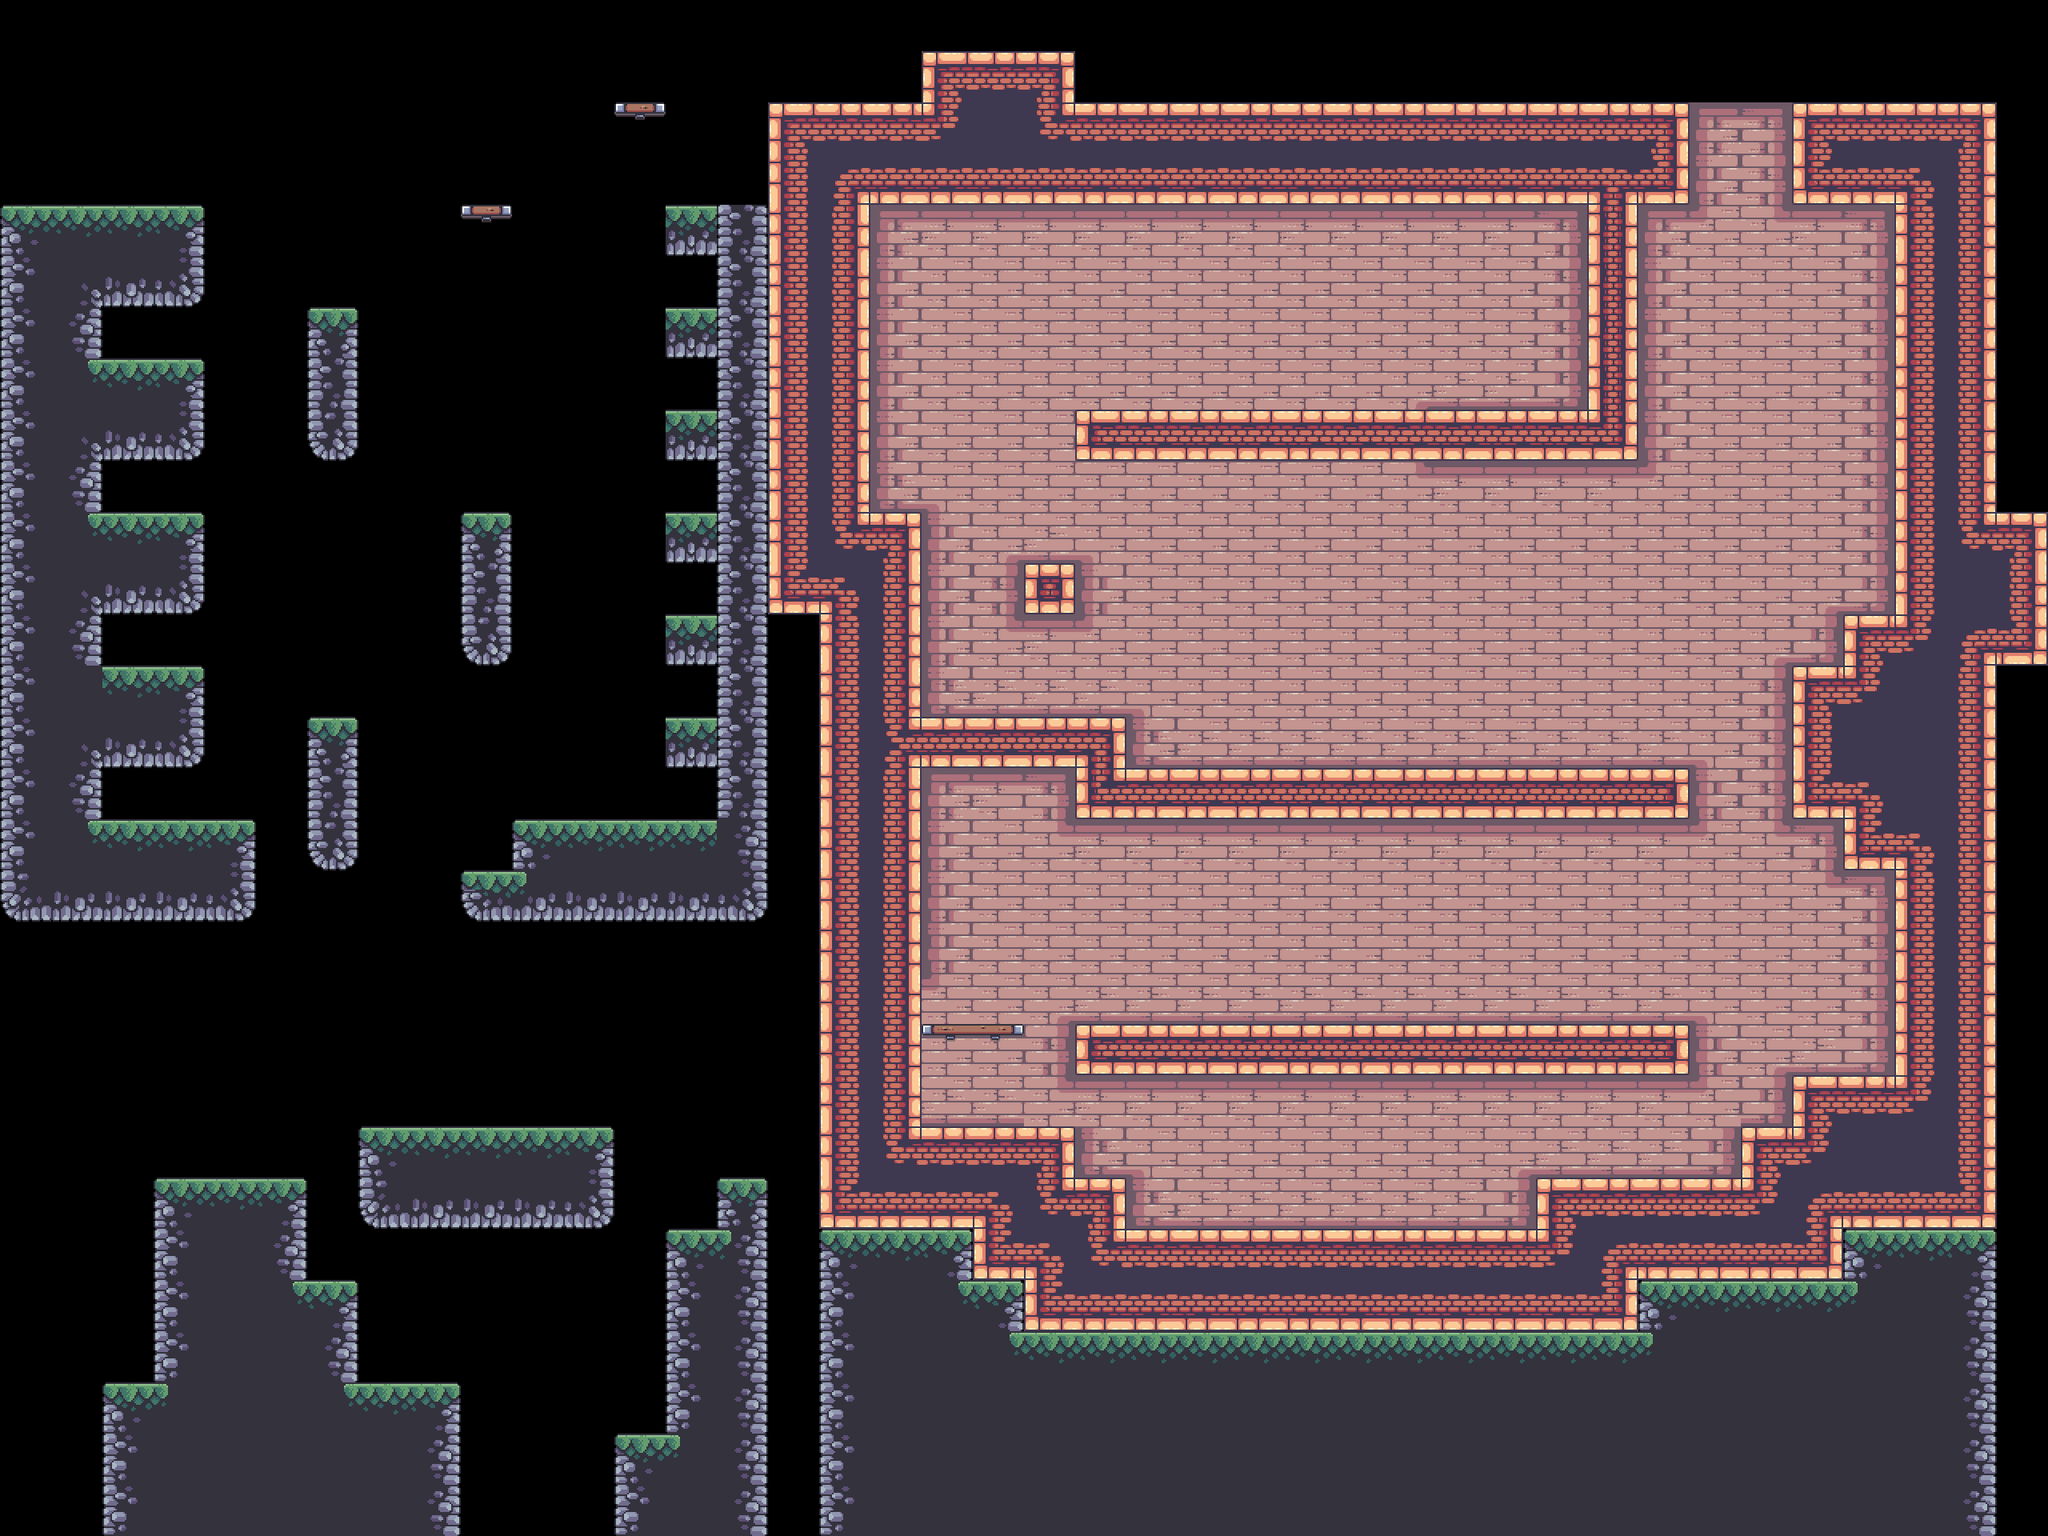

Rendered tile map (Tiled .tmx) drawn with the repository's tilesets; below, a short description and the map source with its tile grids summarised:
An orthogonal 40x30 tile map with 64x64 px tiles, 4 tile layers (BG, Terrain, Platforms, FG), 8 tilesets and 93 objects (30x floor_spike, 11x canon, 9x saw, 7x candle, 7x static, ...).

<map version="1.10" tiledversion="1.10.2" orientation="orthogonal" renderorder="right-down" width="40" height="30" tilewidth="64" tileheight="64" infinite="0" nextlayerid="14" nextobjectid="258">
 <tileset firstgid="1" source="../tilesets/items.tsx" />
 <tileset firstgid="6" source="../tilesets/extra.tsx" />
 <tileset firstgid="72" source="../tilesets/enemies.tsx" />
 <tileset firstgid="72" source="../tilesets/grass.tsx" />
 <tileset firstgid="77" source="../tilesets/outside.tsx" />
 <tileset firstgid="125" source="../tilesets/inside.tsx" />
 <tileset firstgid="221" source="../tilesets/objects.tsx" />
 <tileset firstgid="249" source="../tilesets/platforms.tsx" />
 <layer id="9" name="BG" width="40" height="30">
  <data>[1200 cells, 379 non-empty, 13 distinct tile ids]</data>
 </layer>
 <objectgroup id="12" name="BG details" class="window">
  <object id="190" name="candle" gid="236" x="1216" y="1088" width="64" height="64" />
  <object id="191" name="candle" gid="236" x="1600" y="1408" width="64" height="64" />
  <object id="192" name="candle" gid="236" x="1856" y="1408" width="64" height="64" />
  <object id="193" name="candle" gid="236" x="2176" y="1280" width="64" height="64" />
  <object id="200" name="big_chain" gid="238" x="1280" y="1084" width="64" height="116" />
  <object id="201" name="small_chain" gid="239" x="1408" y="1088" width="64" height="62" />
  <object id="202" name="big_chain" gid="238" x="1536" y="1148" width="64" height="116" />
  <object id="203" name="big_chain" gid="238" x="1728" y="1148" width="64" height="116" />
  <object id="204" name="small_chain" gid="239" x="1664" y="1088" width="64" height="62" />
  <object id="205" name="small_chain" gid="239" x="1920" y="1088" width="64" height="62" />
  <object id="206" name="static" gid="244" x="1984" y="1280" width="42" height="44" />
  <object id="207" name="static" gid="240" x="1664" y="1280" width="14" height="34" />
  <object id="208" name="static" gid="245" x="1920" y="1280" width="42" height="44" />
  <object id="209" name="static" gid="243" x="1473.5" y="1280" width="24" height="14" />
  <object id="210" name="static" gid="243" x="1692" y="1282" width="24" height="14" />
  <object id="211" name="candle" gid="236" x="1408" y="1152" width="64" height="64" />
  <object id="213" name="candle" gid="236" x="1664" y="1152" width="64" height="64" />
  <object id="215" name="candle" gid="236" x="1920" y="1152" width="64" height="64" />
  <object id="222" name="window" gid="237" x="1728" y="384" width="64" height="64" />
  <object id="223" name="window" gid="237" x="1216" y="448" width="64" height="64" />
  <object id="233" name="static" gid="247" x="1547.33" y="1523.67" width="52" height="178" />
  <object id="234" name="static" gid="247" x="1792" y="1523.33" width="52" height="178" />
  <object id="240" name="small_chain" gid="239" x="1525" y="1090.5" width="64" height="62" />
 </objectgroup>
 <layer id="1" name="Terrain" width="40" height="30">
  <data>[1200 cells, 486 non-empty, 42 distinct tile ids]</data>
 </layer>
 <layer id="5" name="Platforms" width="40" height="30">
  <data>[1200 cells, 18 non-empty, 6 distinct tile ids]</data>
 </layer>
 <layer id="10" name="FG" width="40" height="30">
  <data>[1200 cells, 0 non-empty, 0 distinct tile ids]</data>
 </layer>
 <objectgroup id="4" name="Objects">
  <object id="4" name="flag" gid="224" x="1177.33" y="1278.67" width="68" height="186" />
  <object id="11" name="palm_large" gid="225" x="192" y="1472" width="78" height="136" />
  <object id="15" name="player" gid="228" x="288.279" y="1457.85" width="74" height="56" />
  <object id="27" name="palm_bg" gid="222" x="187.333" y="1477.33" width="128" height="128" />
  <object id="43" name="palm_bg_left" gid="233" x="105.333" y="1530" width="104" height="106" />
  <object id="44" name="palm_bg_right" gid="234" x="749.333" y="1480" width="104" height="106" />
  <object id="65" name="saw" x="2240" y="1088" width="64" height="64">
   <properties>
    <property name="speed" type="int" value="0" />
   </properties>
  </object>
  <object id="69" name="floor_spike" gid="231" x="1344" y="128" width="64" height="64">
   <properties>
    <property name="inverted" type="bool" value="false" />
   </properties>
  </object>
  <object id="71" name="floor_spike" gid="1073742055" x="2240" y="1088" width="64" height="64">
   <properties>
    <property name="inverted" type="bool" value="true" />
   </properties>
  </object>
  <object id="78" name="palm_large" gid="225" x="820.333" y="1543.33" width="78" height="136" />
  <object id="79" name="palm_large" gid="225" x="435.158" y="1403.74" width="78" height="136" />
  <object id="80" name="palm_large" gid="225" x="585.514" y="1410.67" width="78" height="136" />
  <object id="81" name="palm_large" gid="225" x="888" y="1477" width="78" height="136" />
  <object id="96" name="floor_spike" gid="231" x="1344" y="1280" width="64" height="64">
   <properties>
    <property name="inverted" type="bool" value="false" />
   </properties>
  </object>
  <object id="98" name="floor_spike" gid="231" x="1408" y="1280" width="64" height="64">
   <properties>
    <property name="inverted" type="bool" value="false" />
   </properties>
  </object>
  <object id="99" name="floor_spike" gid="231" x="1472" y="1280" width="64" height="64">
   <properties>
    <property name="inverted" type="bool" value="false" />
   </properties>
  </object>
  <object id="100" name="floor_spike" gid="231" x="1536" y="1280" width="64" height="64">
   <properties>
    <property name="inverted" type="bool" value="false" />
   </properties>
  </object>
  <object id="101" name="floor_spike" gid="231" x="1600" y="1280" width="64" height="64">
   <properties>
    <property name="inverted" type="bool" value="false" />
   </properties>
  </object>
  <object id="103" name="floor_spike" gid="231" x="1664" y="1280" width="64" height="64">
   <properties>
    <property name="inverted" type="bool" value="false" />
   </properties>
  </object>
  <object id="104" name="floor_spike" gid="231" x="1728" y="1280" width="64" height="64">
   <properties>
    <property name="inverted" type="bool" value="false" />
   </properties>
  </object>
  <object id="105" name="floor_spike" gid="231" x="1792" y="1280" width="64" height="64">
   <properties>
    <property name="inverted" type="bool" value="false" />
   </properties>
  </object>
  <object id="106" name="floor_spike" gid="231" x="1856" y="1280" width="64" height="64">
   <properties>
    <property name="inverted" type="bool" value="false" />
   </properties>
  </object>
  <object id="107" name="floor_spike" gid="231" x="1920" y="1280" width="64" height="64">
   <properties>
    <property name="inverted" type="bool" value="false" />
   </properties>
  </object>
  <object id="108" name="floor_spike" gid="231" x="1984" y="1280" width="64" height="64">
   <properties>
    <property name="inverted" type="bool" value="false" />
   </properties>
  </object>
  </objectgroup>
 <objectgroup id="13" name="Moving Objects">
  <!-- 22 objects omitted --></objectgroup>
 <objectgroup id="7" name="Items" />
 <objectgroup id="6" name="Enemies">
  <!-- 20 objects omitted --></objectgroup>
 <objectgroup id="2" name="Water">
  <!-- 2 objects omitted --></objectgroup>
 <objectgroup id="8" name="Data">
  <!-- 1 objects omitted --></objectgroup>
</map>
<!-- 46 of 93 objects omitted -->
